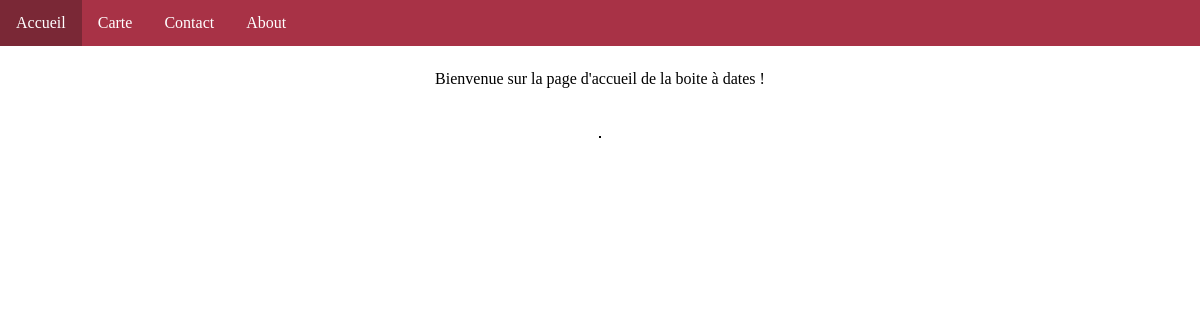
Before: /api/v1/ with the older database file.
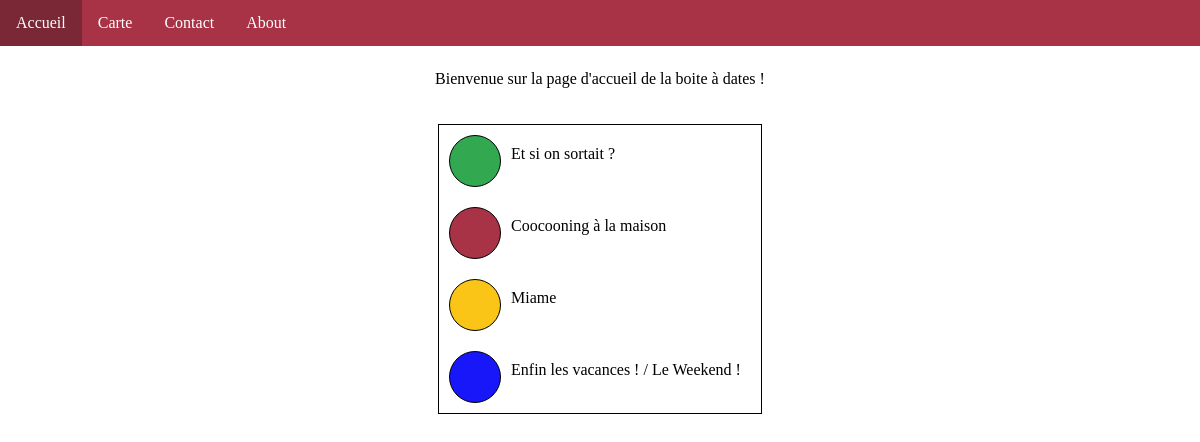
After: the same page with the newer database file.
### tables this page shows
CREATE TABLE BD_CATEGORIES(
        id_categories INTEGER NOT NULL,
        categories_name TEXT NOT NULL,
        color VARCHAR (50) NOT NULL,
        id_user INTEGER NOT NULL,
        PRIMARY KEY (id_categories),
        FOREIGN KEY (id_user) REFERENCES BD_USER(id_user)
);

### boite_a_dates/paths/paths.py (the view)
@bpapi.route("/")
def home():
    categories = get_categories_user()
    return render_template("home.html", categories = categories, color="#a83246")

### boite_a_dates/data_access/db_access.py (called while the page is built)
def get_db():
    if 'db' not in g:
        g.db = sqlite3.connect(DATA_URL)
        g.db.row_factory = sqlite3.Row
    return g.db

### boite_a_dates/data_access/get_datas.py (called while the page is built)
def get_categories_user(id_user=1):
    cursor = get_db().cursor()
    cursor.execute("SELECT * FROM BD_CATEGORIES WHERE id_user = '%d' or id_user = 1"%(id_user))
    categories_liste = []
    for element in cursor.fetchall():
        categories_liste.append({"category":element["categories_name"], "color":element["color"]})
    return categories_liste

### boite_a_dates/templates/home.html (shortened to what this page needs)
<!doctype html>
<html lang="fr">
<head>
    <link href="/static/css/home_style.css" rel="stylesheet" />
</head>
<body>
    {% with color=color %}
        {% include 'nav.html' %}
    {% endwith %}
    <div class="wrapper">
        <div class="home_text">
            Bienvenue sur la page d'accueil de la boite à dates !
        </div>
            <br><br>
            <div class="categories">
                {% for category in categories %}
                <div class="category">
                    <div class="round" style="background-color:{{category['color']}}"></div><div class="category_name">{{ category['category'] }}</div><br>
                </div>
                {% endfor %}
            </div>
    </div>
</body>
</html>

### boite_a_dates/templates/nav.html (shortened to what this page needs)
<!doctype html>
<html lang="fr">
<head>
    <link href="/static/css/navbar_style.css" rel="stylesheet" />
</head>
<body>
<ul style="background-color: {{color}}";>
    <li><a href="{{ url_for('api/v1.home') }}">Accueil</a></li>
    <li><a href="{{ url_for('api/v1.pick_card') }}">Carte</a></li>
    <li><a href="contact.asp">Contact</a></li>
    <li><a href="about.asp">About</a></li>
  </ul>
</body>
</html>

### boite_a_dates/static/css/home_style.css (style rules this page uses)
.wrapper { text-align: center; }
.home_text { margin-top:2%; font-family: cursive; }
.categories { border:solid 1px #000; display: inline-grid; }
.round { height: 30px; width: 30px; border-radius: 50%; border:solid 1px #000; }
.categories div { position:relative; padding:10px; }
.category { font-family: cursive; display: inline-flex; }

### boite_a_dates/static/css/navbar_style.css (style rules this page uses)
body { margin:0; }
ul { list-style-type: none; margin: 0; padding: 0; overflow: hidden; background-color: #333; font-family: cursive; }
li { float: left; }
li a { display: block; color: white; text-align: center; padding: 14px 16px; text-decoration: none; }

Changed rows visible on the page:
now on this page (row edited): BD_CATEGORIES: category "Et si on sortait ?"
now on this page (row edited): BD_CATEGORIES: category "Coocooning à la maison"
now on this page (row edited): BD_CATEGORIES: category "Miame"
now on this page (row edited): BD_CATEGORIES: category "Enfin les vacances ! / Le Weekend !"
